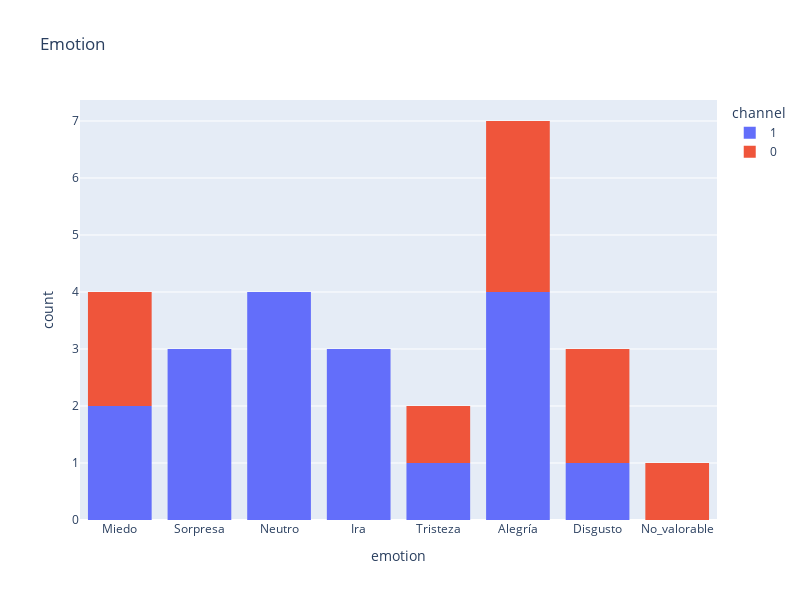

Notebook code for this chart:
### Code cell
fig = px.histogram(df, x="emotion", color="channel", title="Emotion", width=800, height=600)
fig.show()

### Figure 1 — Plotly figure (JSON) as saved in the notebook; plotly's stock layout.template omitted (floating-point values rounded to 4 significant figures)
{"data": [{"alignmentgroup": "True", "bingroup": "x", "hovertemplate": "channel=1<br>emotion=%{x}<br>count=%{y}<extra></extra>", "legendgroup": "1", "marker": {"color": "#636efa"}, "name": "1", "offsetgroup": "1", "orientation": "v", "showlegend": true, "type": "histogram", "x": ["Miedo", "Sorpresa", "Neutro", "Ira", "Sorpresa", "Ira", "Neutro", "Neutro", "Ira", "Miedo", "Tristeza", "Alegría", "Alegría", "Alegría", "Sorpresa", "Alegría", "Disgusto", "Neutro"], "xaxis": "x", "yaxis": "y"}, {"alignmentgroup": "True", "bingroup": "x", "hovertemplate": "channel=0<br>emotion=%{x}<br>count=%{y}<extra></extra>", "legendgroup": "0", "marker": {"color": "#EF553B"}, "name": "0", "offsetgroup": "0", "orientation": "v", "showlegend": true, "type": "histogram", "x": ["Miedo", "Miedo", "Alegría", "Disgusto", "Alegría", "Tristeza", "Alegría", "No_valorable", "Disgusto"], "xaxis": "x", "yaxis": "y"}], "layout": {"barmode": "relative", "height": 600, "legend": {"title": {"text": "channel"}, "tracegroupgap": 0}, "title": {"text": "Emotion"}, "width": 800, "xaxis": {"anchor": "y", "domain": [0, 1], "title": {"text": "emotion"}}, "yaxis": {"anchor": "x", "domain": [0, 1], "title": {"text": "count"}}}}
